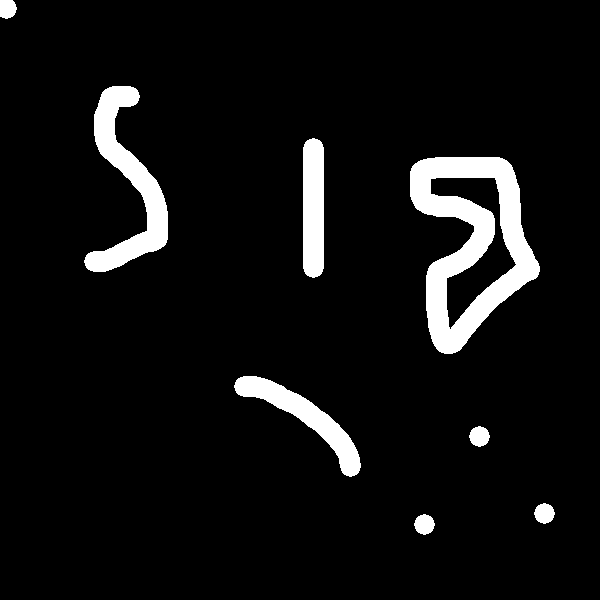
#> input picture images/huge.tif, 600 x 600 px; its folder holds only this picture in this run
$ python main.py
#> lines starting #> are read from the running program, lines starting #| are printed output that depends on the picture; after the words box and inside, x2 and y2 are one past the last pixel; in counts of white or black regions, pixels touching at a corner belong together
#!/usr/bin/python


import sys
import os
from pylab import *
from scipy.ndimage import measurements
from PIL import Image
import numpy as np

import matplotlib.pyplot as plt


if __name__ == '__main__':

    file_list=os.listdir("images")
    cristalli = np.array([])
    for i in file_list:
        file_path="images/"+i
        im = Image.open(file_path).convert("L")
#> im: PIL image 600x600 L; 6.7% white; 8 white regions, largest, box (x1, y1, x2, y2) and area: (410, 157, 540, 354) 11315, (84, 86, 168, 272) 5442, (234, 376, 361, 477) 3231
        I  = np.asarray(im)
        lw,num = measurements.label(I)
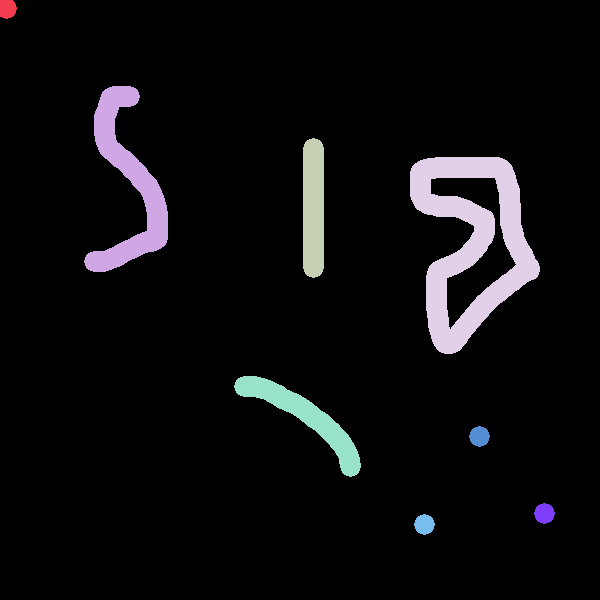
#> lw: shape (600, 600) int32; 9 distinct labels, from 0 to 8; one colour per label, 0 black
#> num = 8
        area = measurements.sum(I, lw, range(num + 1))/255
#> area = [0, 273, 5442, 2824, 11315, 3231, 325, 325, 325]
        plt.imshow(lw)
        plt.show()
        #print area[1:]
        cristalli = np.append(cristalli,area[1:])
#> cristalli = [273, 5442, 2824, 11315, 3231, 325, 325, 325]
    #print cristalli
    plt.hist(cristalli)
#> (the run stopped early here; a loop or call above may not have finished)
